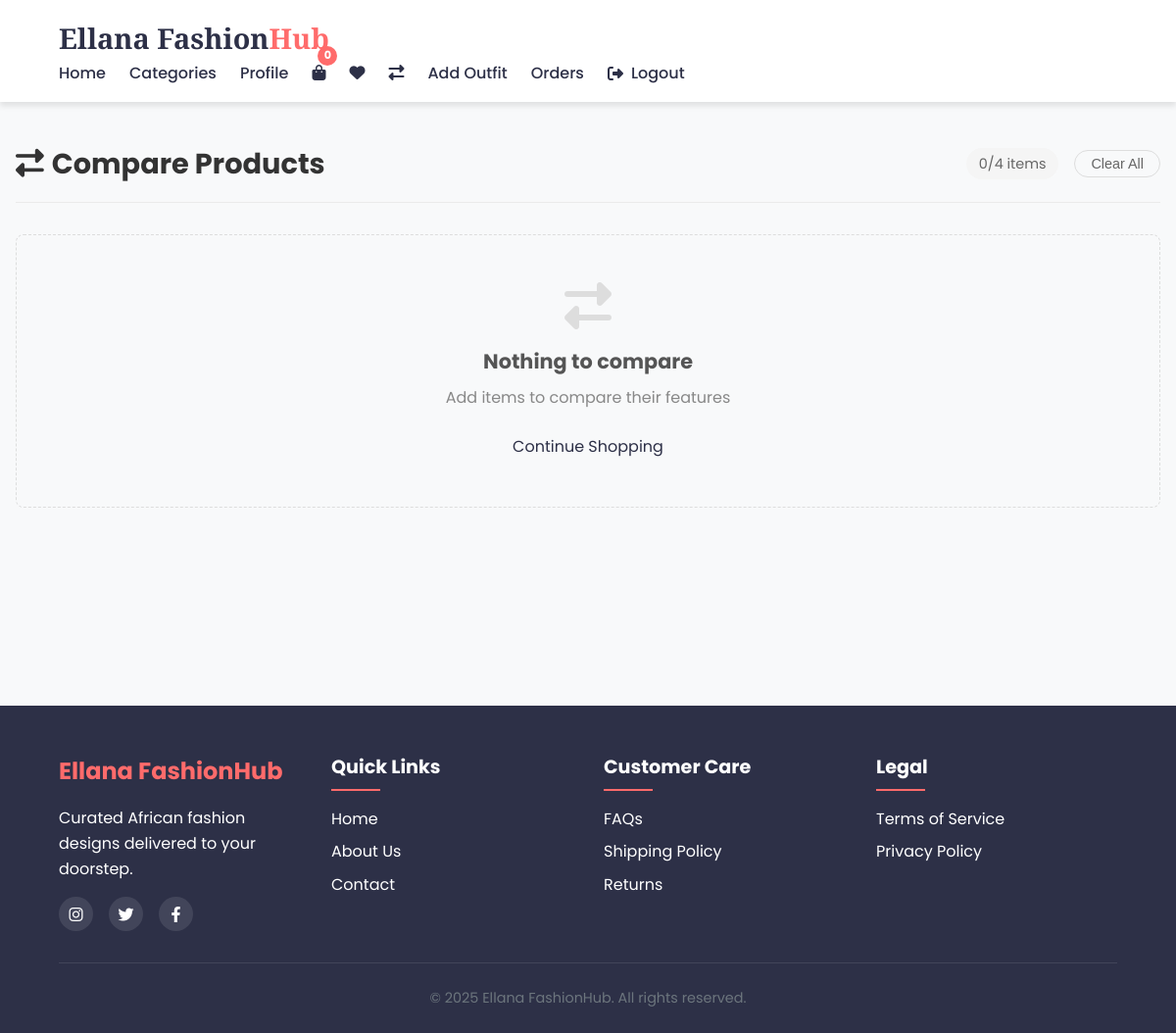
The page /compare/ (signed in) on the database as committed earlier.
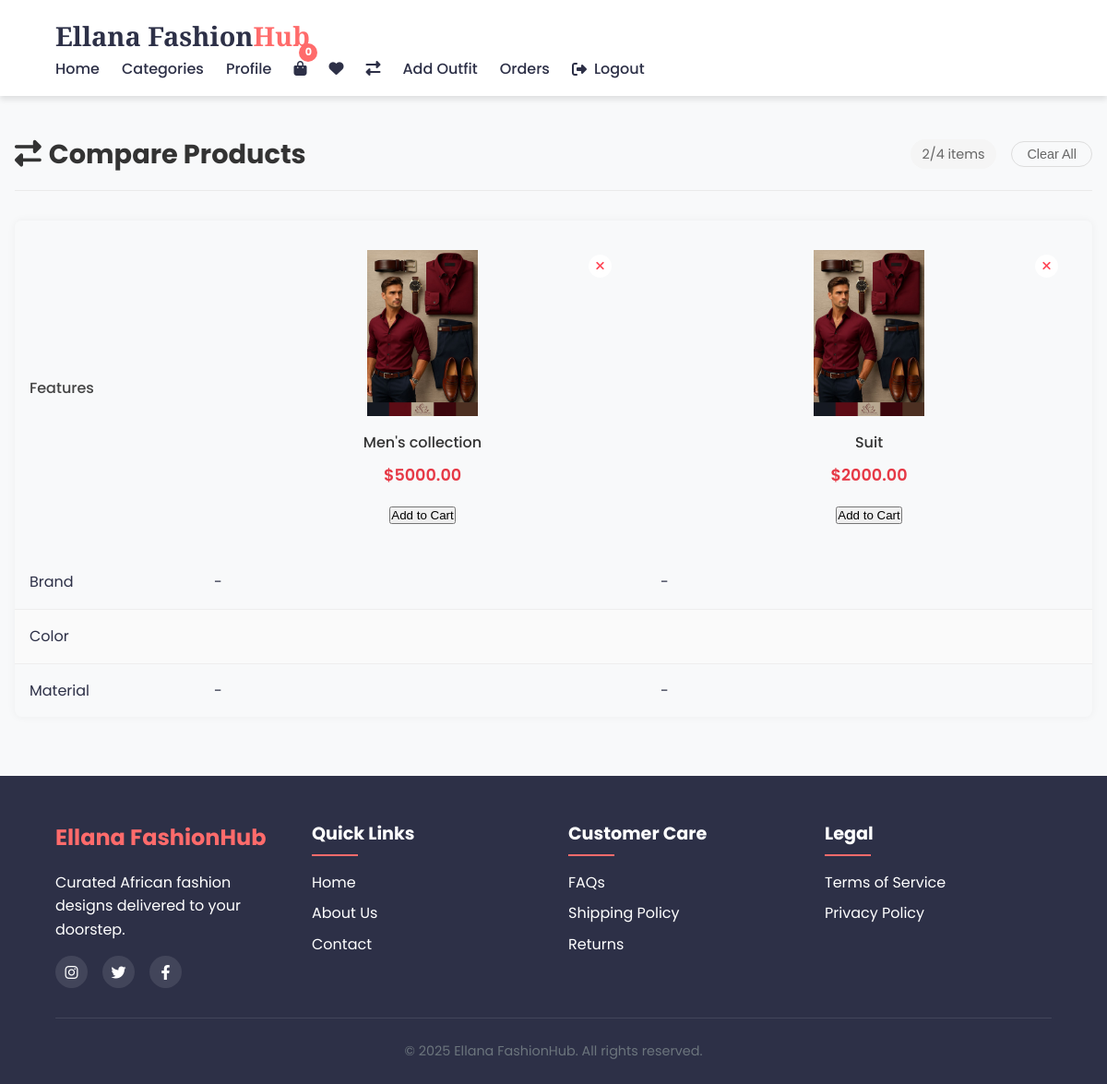
The same page on the database as committed later.
### core/models.py (models this page shows, shortened)
class Compare(models.Model):
    user = models.ForeignKey(settings.AUTH_USER_MODEL, on_delete=models.CASCADE)
    outfit = models.ForeignKey('Outfit', on_delete=models.CASCADE)
    added_at = models.DateTimeField(auto_now_add=True)
    class Meta:
        unique_together = ('user', 'outfit')  # Prevents duplicates
        verbose_name = "Comparison Item"
        verbose_name_plural = "Comparison Items"

class Outfit(models.Model):
    name = models.CharField(max_length=200)
    description = models.TextField(blank=True)
    price = models.DecimalField(max_digits=10, decimal_places=2, default=0)
    category = models.ForeignKey(Category, on_delete=models.SET_NULL, null=True, blank=True)
    designer = models.ForeignKey(Profile, on_delete=models.SET_NULL, null=True, related_name='outfits')
    created_at = models.DateTimeField(auto_now_add=True)
    updated_at = models.DateTimeField(auto_now=True)
    image = models.ImageField(upload_to='outfits/', null=True, blank=True)
    is_active = models.BooleanField(default=True)

### core/views.py (the view)
# urls.py: path('compare/', views.Compare_page, name='compare'),
def Compare_page(request):
    items = Compare.objects.filter(user=request.user)
    return render(request, 'core/compare.html', {'compare_items': items})

### core/templates/core/compare.html
{% extends 'core/base.html' %}
{% load static %}
{% block content %}
<div class="compare-page">
    <div class="compare-header">
        <h1><i class="fas fa-exchange-alt"></i> Compare Products</h1>
        <div class="compare-info">
            <span class="item-count">{{ compare_items.count }}/4 items</span>
            <button class="btn clear-all">Clear All</button>
        </div>
    </div>
    {% if compare_items %}
    <div class="compare-table-container">
        <table class="compare-table">
            <thead>
                <tr>
                    <th class="feature-column">Features</th>
                    {% for item in compare_items %}
                    <th class="product-column">
                        <div class="product-header">
                            <div class="product-image">
                                <img src="{{ item.outfit.image.url }}" alt="{{ item.outfit.name }}">
                                <button class="remove-compare" data-outfit-id="{{ item.outfit.id }}">
                                    <i class="fas fa-times"></i>
                                </button>
                            </div>
                            <h3 class="product-name">{{ item.outfit.name }}</h3>
                            <p class="product-price">${{ item.outfit.price }}</p>
                            <button class="btn add-to-cart">Add to Cart</button>
                        </div>
                    </th>
                    {% endfor %}
                </tr>
            </thead>
            <tbody>
                <tr>
                    <td>Brand</td>
                    {% for item in compare_items %}
                    <td>{{ item.outfit.brand|default:"-" }}</td>
                    {% endfor %}
                </tr>
                <tr>
                    <td>Color</td>
                    {% for item in compare_items %}
                    <td>{{ item.outfit.color }}</td>
                    {% endfor %}
                </tr>
                <tr>
                    <td>Material</td>
                    {% for item in compare_items %}
                    <td>{{ item.outfit.material|default:"-" }}</td>
                    {% endfor %}
                </tr>
            </tbody>
        </table>
    </div>
    {% else %}
    <div class="empty-compare">
        <i class="fas fa-exchange-alt"></i>
        <h3>Nothing to compare</h3>
        <p>Add items to compare their features</p>
        <a href="{% url 'outfit_list' %}" class="btn primary-btn">Continue Shopping</a>
    </div>
    {% endif %}
</div>
{% endblock %}

Rows that differ between the two databases and show on the page:
added Compare: outfit.image (picture), outfit.name "Men's collection", outfit.price "5000.00", outfit.brand "-", outfit.material "-"
added Compare: outfit.image (picture), outfit.name "Suit", outfit.price "2000.00", outfit.brand "-", outfit.material "-"
Other text that changed with them:
{{ compare_items.count }}: "0" → "2"
text no longer shown: "Nothing to compare Add items to compare their features Continue Shopping"
text now shown: "Features Brand Color Material"
